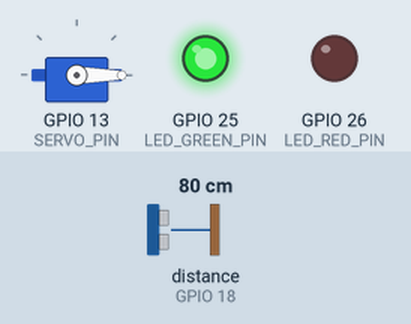
A sketch run on a simulated ESP32. Parts: servo, output pins drawn as LEDs (lit = HIGH). Inputs (shaded band) come from the test bench; at power-on: distance to the obstacle (sensor on GPIO 18) 80 cm. The echo pulse lasts 58.3 µs per cm; pins used as bus, display or sensor lines are not drawn; what the sketch prints to the serial monitor is not drawn.

Above: at 32.1 s.
32.2 s: distance to the obstacle (sensor on GPIO 18) set to 48 cm
At 34.6 s:
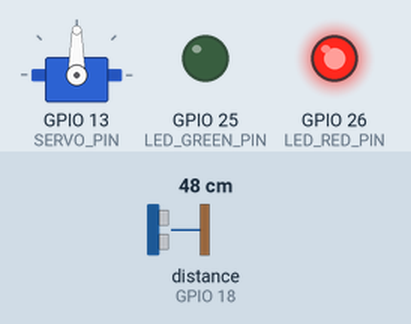
37.3 s: distance to the obstacle (sensor on GPIO 18) set to 56 cm
At 38.8 s:
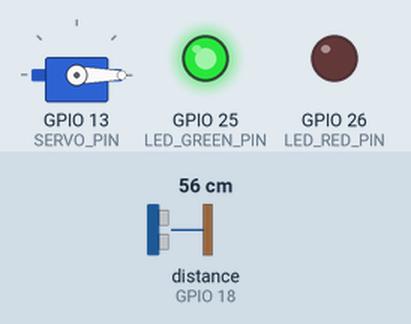
42.4 s: distance to the obstacle (sensor on GPIO 18) set to 4 cm
At 44.1 s:
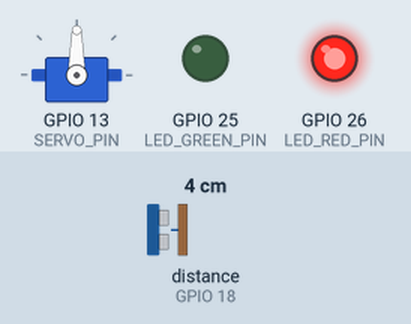
47.5 s: distance to the obstacle (sensor on GPIO 18) set to 60 cm
At 48.4 s:
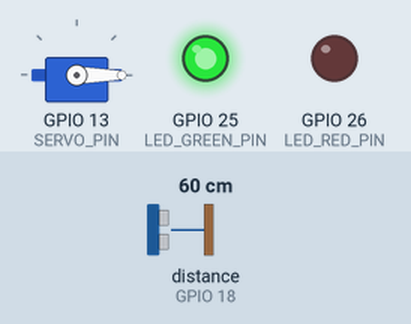
Timing chart, 0 to 50.5 s (numbered marks = the images above; inputs shaded):
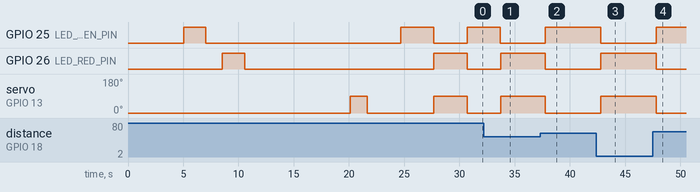

The sketch:

surepark_test_hardware.ino
```cpp
// =============================================================
//  SurePark Baguio — PURE HARDWARE TEST
//  =====================================
//  NO WiFi. NO server. NO app needed.
//  Tests every physical component one at a time.
//
//  COMPONENTS THIS TESTS:
//    1. Green LED
//    2. Red LED
//    3. HC-SR04 Ultrasonic Distance Sensor
//    4. SG90 Servo Motor (bollard)
//    5. All together — full slot simulation
//
//  HOW TO USE:
//    1. Wire up your components (see pin table below)
//    2. Upload this sketch to your ESP32
//    3. Open Serial Monitor (Tools > Serial Monitor)
//    4. Set baud rate to 115200 (bottom right of Serial Monitor)
//    5. Press the RST (EN) button on the ESP32
//    6. Watch the tests run and read the results
//
//  PIN WIRING TABLE:
//  -----------------
//  Component        ESP32 Pin   Notes
//  --------         ---------   -----
//  HC-SR04 VCC      5V (VIN)    Must be 5V, not 3.3V
//  HC-SR04 GND      GND
//  HC-SR04 TRIG     GPIO 5
//  HC-SR04 ECHO     GPIO 18     !!! Use voltage divider (see below) !!!
//  SG90 Red wire    External 5V Do NOT use ESP32 5V pin for servo
//  SG90 Brown wire  GND
//  SG90 Orange wire GPIO 13
//  Green LED +      GPIO 25     Via 220 ohm resistor
//  Green LED -      GND
//  Red LED +        GPIO 26     Via 220 ohm resistor
//  Red LED -        GND
//
//  VOLTAGE DIVIDER FOR ECHO PIN (REQUIRED):
//  -----------------------------------------
//  The HC-SR04 ECHO pin outputs 5V but ESP32 GPIO only tolerates 3.3V.
//  Without this, you will damage your ESP32 over time.
//
//  HC-SR04 ECHO → 1000 ohm resistor → GPIO 18
//                                   → 2000 ohm resistor → GND
//
//  This divides 5V down to 3.3V safely.
//  You can use 1k and 2k resistors, or 10k and 20k — same ratio.
//
//  LIBRARY NEEDED:
//  ---------------
//  ESP32Servo by Kevin Harrington
//  Install via: Sketch > Include Library > Manage Libraries
//  Search: ESP32Servo  →  Click Install
// =============================================================

#include <ESP32Servo.h>

// -------------------------------------------------------
// PIN DEFINITIONS
// Change these numbers if you used different GPIO pins
// -------------------------------------------------------
#define TRIG_PIN         5     // HC-SR04 TRIG
#define ECHO_PIN         18    // HC-SR04 ECHO (via voltage divider)
#define SERVO_PIN        13    // SG90 signal wire
#define LED_GREEN_PIN    25    // Green LED
#define LED_RED_PIN      26    // Red LED

// -------------------------------------------------------
// SERVO ANGLES
// Adjust if your bollard arm needs different angles
// -------------------------------------------------------
#define SERVO_LOWERED    0     // bollard down — car can enter
#define SERVO_RAISED     90    // bollard up   — blocks entry

// -------------------------------------------------------
// SENSOR THRESHOLD
// If sensor reads below this value (cm), car is present
// -------------------------------------------------------
#define CAR_DISTANCE_CM  50

// -------------------------------------------------------
// Internal
// -------------------------------------------------------
Servo myServo;

// =============================================================
//  HELPER FUNCTIONS
// =============================================================

// Read HC-SR04 and return distance in cm
// Returns 999.0 if no echo is received (nothing in front)
float readDistanceCm() {
  digitalWrite(TRIG_PIN, LOW);
  delayMicroseconds(2);
  digitalWrite(TRIG_PIN, HIGH);
  delayMicroseconds(10);
  digitalWrite(TRIG_PIN, LOW);

  long duration = pulseIn(ECHO_PIN, HIGH, 30000); // 30 ms timeout
  if (duration == 0) return 999.0;
  return (duration * 0.0343f) / 2.0f;
}

// Print a section divider to Serial Monitor
void printDivider() {
  Serial.println("------------------------------------------");
}

// Wait for user to press Enter in Serial Monitor before continuing
// (Not used in auto mode but good for manual stepping)
void waitSeconds(int sec, const char* msg) {
  Serial.print("  Waiting ");
  Serial.print(sec);
  Serial.print(" seconds");
  if (msg && msg[0]) {
    Serial.print(" — ");
    Serial.print(msg);
  }
  Serial.println("...");
  delay(sec * 1000);
}

// =============================================================
//  SETUP — all tests run once here
// =============================================================
void setup() {
  Serial.begin(115200);
  delay(1500); // wait for Serial Monitor to open after pressing RST

  Serial.println();
  Serial.println("==========================================");
  Serial.println("  SurePark Baguio — Hardware Test");
  Serial.println("  NO WiFi  |  NO app  |  Hardware only");
  Serial.println("==========================================");
  Serial.println();
  Serial.println("Make sure Serial Monitor is set to 115200");
  Serial.println("Starting tests in 3 seconds...");
  delay(3000);

  // ---- Pin setup -------------------------------------------
  pinMode(TRIG_PIN,      OUTPUT);
  pinMode(ECHO_PIN,      INPUT);
  pinMode(LED_GREEN_PIN, OUTPUT);
  pinMode(LED_RED_PIN,   OUTPUT);

  // Make sure LEDs start OFF
  digitalWrite(LED_GREEN_PIN, LOW);
  digitalWrite(LED_RED_PIN,   LOW);

  // Attach servo — starts at LOWERED position
  myServo.attach(SERVO_PIN);
  myServo.write(SERVO_LOWERED);
  delay(500);


  // ==========================================================
  //  TEST 1: GREEN LED
  //  What to look for: Green LED turns ON then OFF
  // ==========================================================
  Serial.println();
  printDivider();
  Serial.println("TEST 1 of 5 — GREEN LED");
  printDivider();
  Serial.println("  Expected: Green LED turns ON for 2 seconds, then OFF");

  digitalWrite(LED_GREEN_PIN, HIGH);
  Serial.println("  >> Green LED is ON now");
  delay(2000);
  digitalWrite(LED_GREEN_PIN, LOW);
  Serial.println("  >> Green LED is OFF now");
  Serial.println();
  Serial.println("  Did the green LED light up?");
  Serial.println("  YES = wiring is correct");
  Serial.println("  NO  = check: resistor (220 ohm), correct GPIO pin,");
  Serial.println("        LED polarity (long leg = +, short leg = GND)");
  delay(1500);


  // ==========================================================
  //  TEST 2: RED LED
  //  What to look for: Red LED turns ON then OFF
  // ==========================================================
  Serial.println();
  printDivider();
  Serial.println("TEST 2 of 5 — RED LED");
  printDivider();
  Serial.println("  Expected: Red LED turns ON for 2 seconds, then OFF");

  digitalWrite(LED_RED_PIN, HIGH);
  Serial.println("  >> Red LED is ON now");
  delay(2000);
  digitalWrite(LED_RED_PIN, LOW);
  Serial.println("  >> Red LED is OFF now");
  Serial.println();
  Serial.println("  Did the red LED light up?");
  Serial.println("  YES = wiring is correct");
  Serial.println("  NO  = check: resistor (220 ohm), correct GPIO pin,");
  Serial.println("        LED polarity (long leg = +, short leg = GND)");
  delay(1500);


  // ==========================================================
  //  TEST 3: HC-SR04 ULTRASONIC SENSOR
  //  What to look for: Distance numbers in Serial Monitor
  // ==========================================================
  Serial.println();
  printDivider();
  Serial.println("TEST 3 of 5 — HC-SR04 ULTRASONIC SENSOR");
  printDivider();
  Serial.println("  ACTION NEEDED:");
  Serial.println("  Place your hand about 20 cm in front of");
  Serial.println("  the sensor. Keep it still.");
  Serial.println();
  Serial.println("  Reading 5 times in 5 seconds...");
  Serial.println();

  int passCount = 0;
  for (int i = 1; i <= 5; i++) {
    delay(1000);
    float dist = readDistanceCm();
    Serial.print("  Reading ");
    Serial.print(i);
    Serial.print(": ");

    if (dist == 999.0) {
      Serial.println("999.0 cm  <-- NO ECHO RECEIVED");
    } else {
      Serial.print(dist);
      Serial.println(" cm");
      if (dist > 2 && dist < 400) passCount++;
    }
  }

  Serial.println();
  if (passCount >= 3) {
    Serial.println("  RESULT: PASS — sensor is working correctly");
  } else {
    Serial.println("  RESULT: FAIL — sensor is not reading properly");
    Serial.println();
    Serial.println("  TROUBLESHOOTING:");
    Serial.println("  - All readings 999? ECHO pin not receiving signal.");
    Serial.println("    Check voltage divider wiring on ECHO pin.");
    Serial.println("    HC-SR04 must be powered by 5V not 3.3V.");
    Serial.println("  - Readings too small (<2cm)? TRIG and ECHO may be");
    Serial.println("    swapped. Double check wiring.");
    Serial.println("  - Erratic readings? Make sure nothing is right in");
    Serial.println("    front of the sensor and hand is flat and still.");
  }
  delay(1500);


  // ==========================================================
  //  TEST 4: SG90 SERVO MOTOR (BOLLARD)
  //  What to look for: Servo arm moves to 3 positions
  // ==========================================================
  Serial.println();
  printDivider();
  Serial.println("TEST 4 of 5 — SG90 SERVO MOTOR (BOLLARD)");
  printDivider();
  Serial.println("  The servo will move to 3 positions:");
  Serial.println("    Position 1:  0 degrees  = LOWERED  (car can enter)");
  Serial.println("    Position 2: 90 degrees  = RAISED   (blocks entry)");
  Serial.println("    Position 3:  0 degrees  = LOWERED  (back to start)");
  Serial.println();

  Serial.println("  >> Moving to 0 deg (LOWERED)...");
  myServo.write(SERVO_LOWERED);
  delay(1500);

  Serial.println("  >> Moving to 90 deg (RAISED)...");
  myServo.write(SERVO_RAISED);
  delay(1500);

  Serial.println("  >> Moving back to 0 deg (LOWERED)...");
  myServo.write(SERVO_LOWERED);
  delay(1500);

  Serial.println();
  Serial.println("  Did the servo arm move to all 3 positions?");
  Serial.println("  YES = servo is working correctly");
  Serial.println("  NO — TROUBLESHOOTING:");
  Serial.println("  - Servo does not move at all:");
  Serial.println("    Check signal wire is on GPIO 13.");
  Serial.println("    Make sure ESP32Servo library is installed.");
  Serial.println("  - Servo just jitters or buzzes:");
  Serial.println("    The ESP32 5V pin cannot power a servo.");
  Serial.println("    Use an EXTERNAL 5V supply for the servo.");
  Serial.println("    Connect servo GND to same GND as ESP32.");
  Serial.println("  - Servo moves but not to correct angle:");
  Serial.println("    Change SERVO_LOWERED and SERVO_RAISED values above.");
  delay(1500);


  // ==========================================================
  //  TEST 5: FULL SIMULATION — all components together
  //  Simulates: available → car arrives → car leaves
  // ==========================================================
  Serial.println();
  printDivider();
  Serial.println("TEST 5 of 5 — FULL SLOT SIMULATION");
  printDivider();
  Serial.println("  Simulates the complete parking slot lifecycle:");
  Serial.println("  Available → Car Detected → Car Left");
  Serial.println();

  // State: AVAILABLE
  Serial.println("  [STATE: AVAILABLE]");
  Serial.println("  Green LED ON, Red LED OFF, Bollard LOWERED");
  digitalWrite(LED_GREEN_PIN, HIGH);
  digitalWrite(LED_RED_PIN,   LOW);
  myServo.write(SERVO_LOWERED);
  delay(3000);

  // State: CAR DETECTED / OCCUPIED
  Serial.println();
  Serial.println("  [STATE: CAR DETECTED → OCCUPIED]");
  Serial.println("  Green LED OFF, Red LED ON, Bollard RAISED");
  digitalWrite(LED_GREEN_PIN, LOW);
  digitalWrite(LED_RED_PIN,   HIGH);
  myServo.write(SERVO_RAISED);
  delay(3000);

  // State: CAR LEFT → back to AVAILABLE
  Serial.println();
  Serial.println("  [STATE: CAR LEFT → AVAILABLE]");
  Serial.println("  Green LED ON, Red LED OFF, Bollard LOWERED");
  digitalWrite(LED_GREEN_PIN, HIGH);
  digitalWrite(LED_RED_PIN,   LOW);
  myServo.write(SERVO_LOWERED);
  delay(3000);

  // End state: all off
  digitalWrite(LED_GREEN_PIN, LOW);
  digitalWrite(LED_RED_PIN,   LOW);


  // ==========================================================
  //  FINAL SUMMARY
  // ==========================================================
  Serial.println();
  Serial.println("==========================================");
  Serial.println("  ALL TESTS COMPLETE");
  Serial.println("==========================================");
  Serial.println();
  Serial.println("  If all 5 tests passed:");
  Serial.println("  Your hardware is wired correctly.");
  Serial.println("  You are ready to upload the main");
  Serial.println("  surepark_esp32.ino sketch.");
  Serial.println();
  Serial.println("  If any test failed:");
  Serial.println("  Read the TROUBLESHOOTING notes printed");
  Serial.println("  above for that specific test.");
  Serial.println();
  Serial.println("  The loop below will now print live");
  Serial.println("  sensor readings every 500ms.");
  Serial.println("  Point sensor at objects to verify.");
  Serial.println("==========================================");
  Serial.println();
}


// =============================================================
//  LOOP — prints live sensor readings after tests finish
//  Useful for aiming and calibrating the sensor
// =============================================================
void loop() {
  float dist = readDistanceCm();

  Serial.print("[LIVE] Distance: ");

  if (dist == 999.0) {
    Serial.print("NO ECHO");
  } else {
    Serial.print(dist);
    Serial.print(" cm");
  }

  // Show car detection status based on threshold
  if (dist < CAR_DISTANCE_CM) {
    Serial.print("  -->  CAR DETECTED  (Red LED ON)");
    digitalWrite(LED_RED_PIN,   HIGH);
    digitalWrite(LED_GREEN_PIN, LOW);
    myServo.write(SERVO_RAISED);
  } else {
    Serial.print("  -->  empty         (Green LED ON)");
    digitalWrite(LED_GREEN_PIN, HIGH);
    digitalWrite(LED_RED_PIN,   LOW);
    myServo.write(SERVO_LOWERED);
  }

  Serial.println();
  delay(500);
}
```

Measured:
- the behaviour switches between 50 and 51 cm on distance to the obstacle (sensor on GPIO 18) (found by bisection; images 1 and 2)
- after the input at 32.2 s, GPIO 25 (LED_GREEN_PIN): goes on until 33.7 s, then stays LOW; GPIO 26 (LED_RED_PIN): LOW → HIGH after 1.5 s; servo on GPIO 13 (SERVO_PIN): 0° → 90° after 1.5 s
- after the input at 37.3 s, GPIO 25 (LED_GREEN_PIN): LOW → HIGH after 0.47 s; GPIO 26 (LED_RED_PIN): HIGH → LOW after 0.47 s; servo on GPIO 13 (SERVO_PIN): 90° → 0° after 0.47 s
- after the input at 42.4 s, GPIO 25 (LED_GREEN_PIN): HIGH → LOW after 0.41 s; GPIO 26 (LED_RED_PIN): LOW → HIGH after 0.41 s; servo on GPIO 13 (SERVO_PIN): 0° → 90° after 0.41 s
- after the input at 47.5 s, GPIO 25 (LED_GREEN_PIN): LOW → HIGH after 0.32 s; GPIO 26 (LED_RED_PIN): HIGH → LOW after 0.32 s; servo on GPIO 13 (SERVO_PIN): 90° → 0° after 0.32 s
